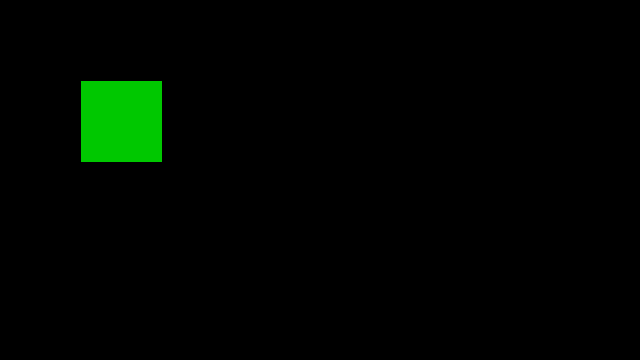
Frame 1 (no input)
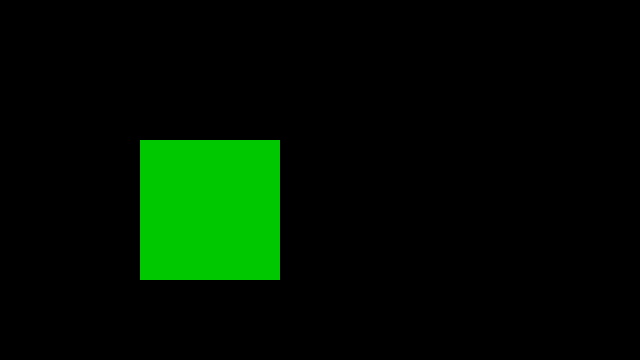
Frame 60 (the mouse pressed at the canvas centre just before this capture)
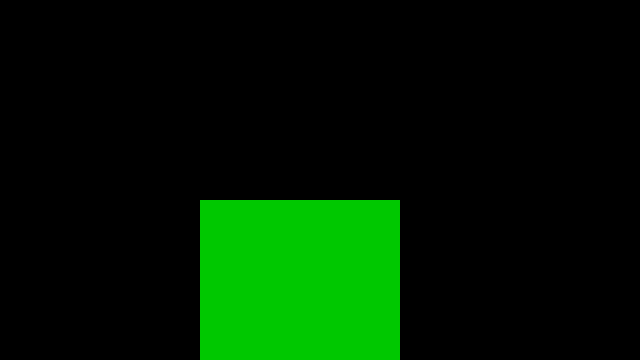
Frame 120 (the mouse held since frame 60 and released just before this capture)

The Processing sketch that drew these frames (run headless with seeded random() and noise(); from frame 60 on, the mouse is pressed at the canvas centre):

// Processing sketch: ShapePrimitives7
// ── ShapePrimitives7.pde
color a = color(0,200,0);

//int pos = int(81);
//int pos = 81;

int pos;

void setup(){
size(640, 360); 
pos = 81;
};

void draw(){
  
background(0);
noStroke();
fill(a);
rect(pos, pos, pos, pos);
pos = pos+1;
};
